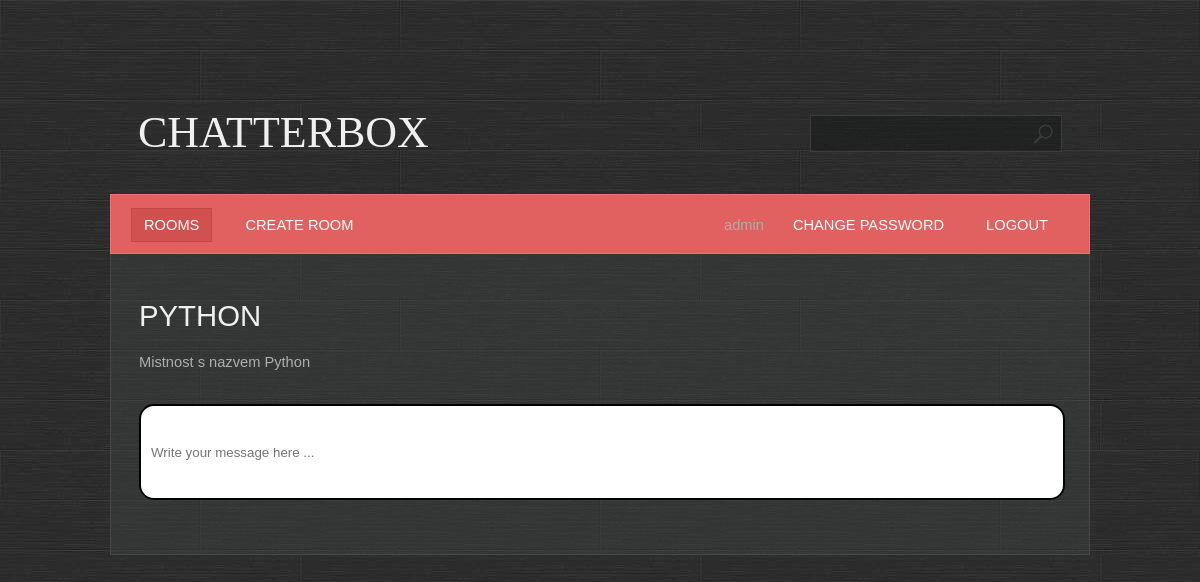
/room/detail/2/ (signed in), run on an earlier commit of the app's database.
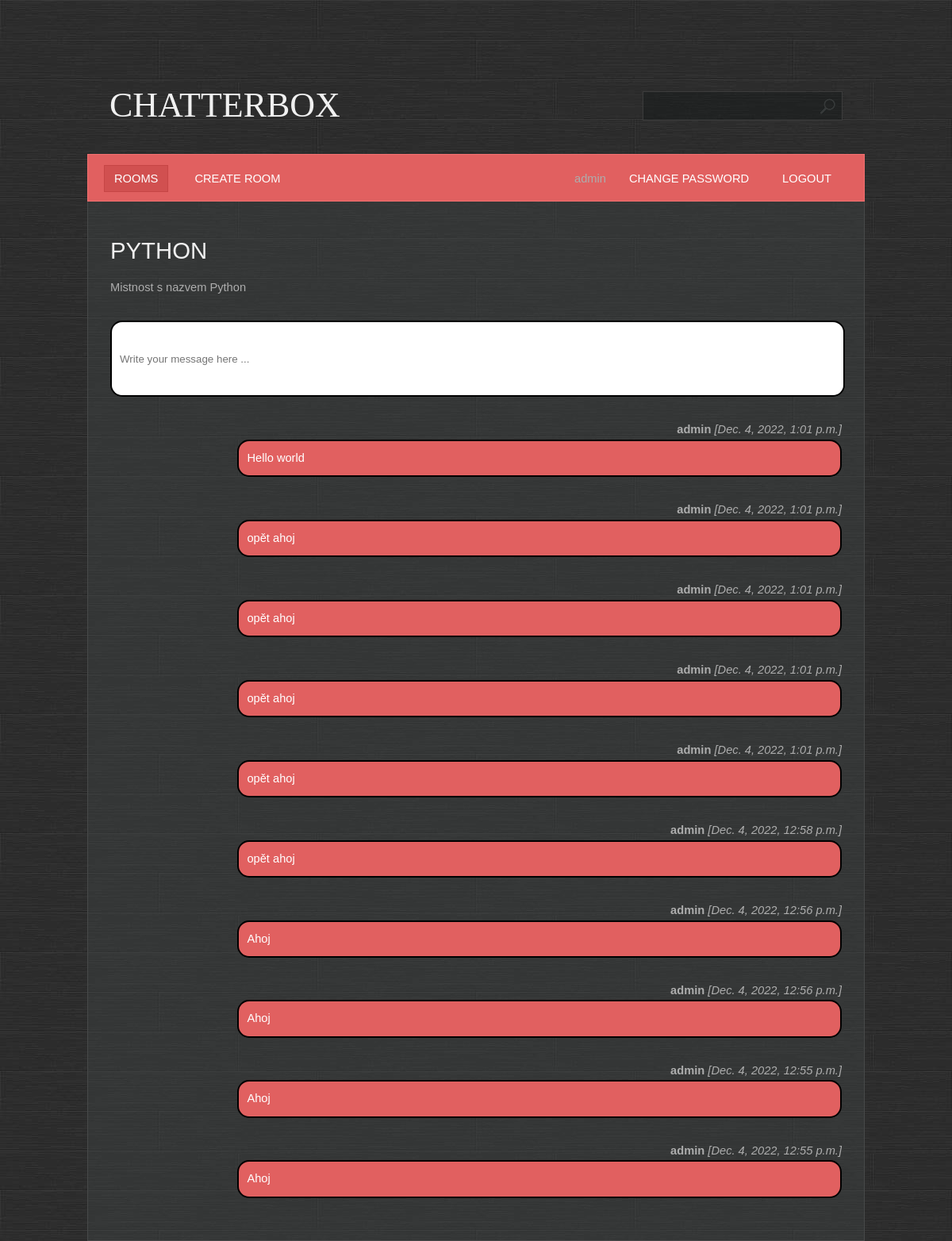
And on a later commit of the database.
### base/models.py (models this page shows, shortened)
class Room(Model):
    name = models.CharField(max_length=200, unique=True)  # Zadáváme název místnosti
    description = models.TextField(null=True, blank=True)  # Umožníme zadání popisku místnosti - může být prázdný (null) nebo i jen whitespaces (blank)
    participants = models.ManyToManyField(User, related_name='participants', blank=True)  # Přidání uživatelů účastnících se konverzace v místnosti - vztah Many to Many
    created = models.DateTimeField(auto_now_add=True)  #Přidání času vytvoření místnosti
    updated = models.DateTimeField(auto_now=True)  #Přidání času modifikace místnosti
    class Meta:
        ordering = ['-created', 'name']  # Seřazení místností podle data vytvoření (pomocí - od nejnovějšího po nejstarší), pokud by byly stejné tak podle jména

class Message(Model):
    body = models.TextField()
    room = models.ForeignKey(Room, on_delete=models.CASCADE)
    user = models.ForeignKey(User, on_delete=models.CASCADE)
    created = models.DateTimeField(auto_now_add=True)
    updated = models.DateTimeField(auto_now=True)
    class Meta:
        ordering = ['-created', 'body']

### base/views.py (the view, shortened to what this page needs)
# urls.py: path('room/detail/<pk>/', base.views.room, name='room'),
@login_required
@permission_required(['base.view_room', 'base.view_message'])
def room(request, pk):
    room = Room.objects.get(id=pk)  # získání místnosti podle id
    messages = room.message_set.all()  # vybrání všech zpráv v dané místnosti
    context = {'messages': messages, 'room': room}  # předání proměnných pro HTML soubor
    return render(request, template_name='base/room.html', context=context)  # render webovky

### base/templates/base/room.html (shortened to what this page needs)
{% extends 'main.html' %}
{% block content %}
    <h1>{{ room.name }}</h1>
    <br>
    <div class="box">{{ room.description }}</div>
    {% if perms.base.add_message %}
    <div class="box room__message">
        <form method="post">
            <input name="body" placeholder="Write your message here ..."/>
        </form>
    </div>
    {% endif %}
        {% for message in messages %}
            <div class="box">
            {% if message.user == user %}
                <div style="float:right"><b>{{ message.user }}</b> <i>[{{ message.created }}]</i></div>
                <div class="message"
                     style = "float: right;
                                color: white;
                                background: #e16060;">
                    {{ message.body }}
                </div>
            {% else %}
                <div><b>{{ message.user }}</b> <i>[{{ message.created }}]</i></div>
                <div class="message">{{ message.body }}</div>
            {% endif %}
            </div>
        {% endfor %}
{% endblock %}

### templates/main.html (shortened to what this page needs)
<!DOCTYPE html>
{% load static %}
<html lang="en">
<head>
    <link rel="stylesheet" href="{% static 'styles/style.css' %}"/>
</head>
<body>
    <div id="wrapper">
        <div id="header">
            <div id="logo">
                <h1 id="logo h1">Chatterbox</h1>
            </div>
            {% if user.is_authenticated %}
            <div id="search">
                <form action="{% url 'search' %}" method="get">
                    <div>
                        <input class="text" name="q">
                    </div>
                </form>
            </div>
            <div id="menu">
                {% include 'navbar.html' %}
            </div>
            {% endif %}
        </div>
        <div id="page">
            <div id="content">
                {% block content %}
                {% endblock %}
                <br class="clearfix">
            </div>
            <br class="clearfix">
        </div>
    </div>
</body>
</html>

### templates/navbar.html
<ul>
    <li class="first active">
        <a href="{% url 'rooms' %}">Rooms</a>
    </li>
    {% if perms.base.add_room %}
    <li>
        <a href="{% url 'room_create' %}">Create room</a>
    </li>
    {% endif %}
    {% if user.is_authenticated %}
    <li class="last-child">
        <a href="{% url 'logout' %}">Logout</a>
    </li>
    <li class="last-child">
        <a href="{% url 'password_change' %}">Change password</a>
    </li>
    <li class="last-child">
        {{user.username}}
    </li>
    {% else %}
    <li class="last-child">
            <a href="{% url 'login' %}">Login</a>
    </li>
    {% endif %}
</ul><br class="clearfix"/>

### static/styles/style.css (style rules this page uses)
* { margin: 0; padding: 0; }
a { text-decoration: underline; color: #e8e8e8; }
body { font-size: 11pt; line-height: 1.6em; font-family: Arial, sans-serif; background: #9ea3a3; color: #adadad; background: url(/static/images/bg.jpg); }
h1,h2,h3,h4 { text-transform: uppercase; font-weight: normal; color: #f0f0f0; }
ul { margin-bottom: 1.25em; }
ul { list-style: none; }
.last-child { float:right; }
.message { width: 80%; padding: 10px; color: black; background: #9ea3a3; border-radius: 15px; border: 2px solid black; }
.room__message { background: white; border-radius: 15px; border: 2px solid black; width: 100%; }
.room__message > form > input { resize: none; border: none; outline: none; padding: 10px; height: 4.5rem; width: 100%; }
.box { overflow: hidden; margin: 0 0 30px 0; }
#content { width: 100%; float: left; padding: 0; }
#header { position: relative; padding: 28px; height: 130px; }
#logo { position: absolute; top: 0; left: 28px; height: 130px; line-height: 130px; }
#logo h1 { font-size: 3em; font-family: Bevan, serif; }
#page { position: relative; padding: 50px 28px 0px 28px; width: 922px; background: rgba(65, 70, 70, 0.4); border: solid 1px #474949; border-top: 0; }
#menu { position: absolute; bottom: 0; left: 0; height: 58px; line-height: 60px; padding: 0 20px 0 20px; width: 938px; margin: 0 0 0 0; background: #e16060; border: solid 1px #f17070; }
#menu a { text-decoration: none; text-transform: uppercase; color: #ffffff; padding: 8px 12px 8px 12px; border: solid 1px #e16060; }
#menu ul { list-style: none; }
#menu ul li { display: inline; padding: 0 8px 0 8px; }
#menu ul li.first { padding-left: 0; }
#menu ul li.active a { background: #D15050; border: solid 1px #C64545; }
#wrapper { position: relative; width: 980px; margin: 68px auto 0 auto; }
#search { position: absolute; top: 0; right: 28px; height: 130px; line-height: 130px; }
#search input.text { padding: 10px 40px 10px 10px; background: rgba(15, 20, 20, 0.4) url(/static/images/search.png) top right no-repeat; border: 0; color: #c7c8c8; width: 200px; border: solid 1px #3c3c3c; }

What changed in the data, as far as the page shows it:
added Message: user "admin", created "Dec. 4, 2022, 1:01 p.m.", body "Hello world"
added Message: user "admin", created "Dec. 4, 2022, 1:01 p.m.", body "opět ahoj"
added Message: user "admin", created "Dec. 4, 2022, 1:01 p.m.", body "opět ahoj"
added Message: user "admin", created "Dec. 4, 2022, 1:01 p.m.", body "opět ahoj"
added Message: user "admin", created "Dec. 4, 2022, 1:01 p.m.", body "opět ahoj"
added Message: user "admin", created "Dec. 4, 2022, 12:58 p.m.", body "opět ahoj"
added Message: user "admin", created "Dec. 4, 2022, 12:56 p.m.", body "Ahoj"
added Message: user "admin", created "Dec. 4, 2022, 12:56 p.m.", body "Ahoj"
added Message: user "admin", created "Dec. 4, 2022, 12:55 p.m.", body "Ahoj"
added Message: user "admin", created "Dec. 4, 2022, 12:55 p.m.", body "Ahoj"
